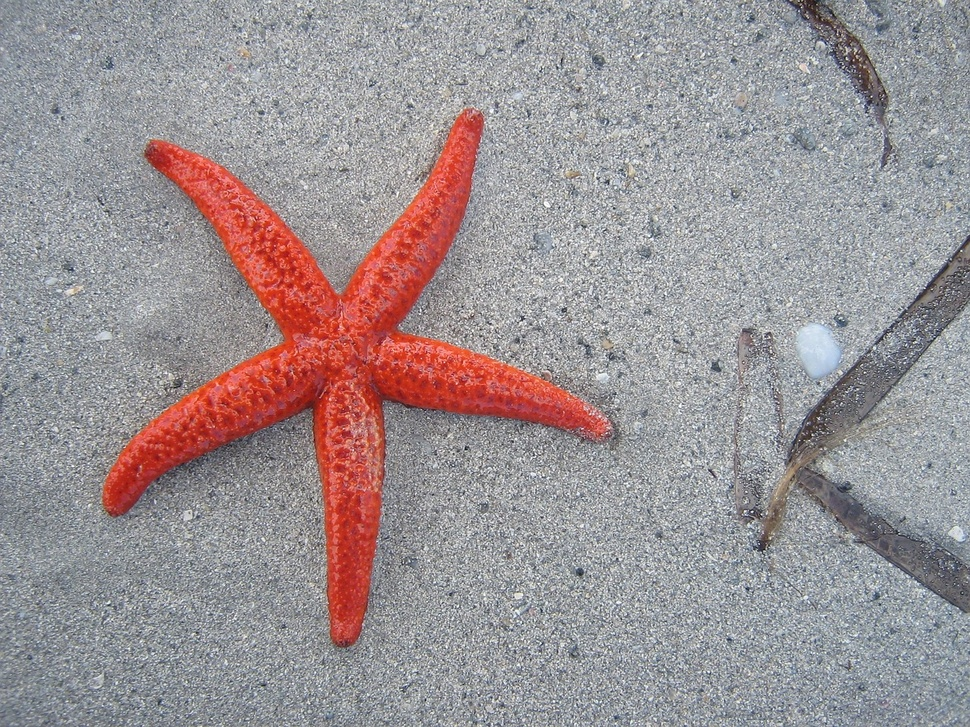
#> input picture starfish_1280_960.jpg, 970 x 727 px, shrunk from 1280 x 960 before the run
$ python color_segmentation.py
#> lines starting #> are read from the running program, lines starting #| are printed output that depends on the picture; after the words box and inside, x2 and y2 are one past the last pixel; in counts of white or black regions, pixels touching at a corner belong together
import cv2 as cv
import matplotlib.pyplot as plt
import numpy as np
import random as rng

src = cv.imread(cv.samples.findFile('starfish_1280_960.jpg', 1))
#> src is the input picture: shape (727, 970, 3); mean B, G, R 148.6, 146.1, 156
if src is None:
    print('Could not open or find the Image')
    exit(0)

blur = cv.blur(src, (5, 5))
blur1 = cv.GaussianBlur(blur, (5, 5), 0)


hsv = cv.cvtColor(src, cv.COLOR_BGR2HSV)
#> hsv: shape (727, 970, 3); mean H, S, V 90.8, 31.2, 163
low_blue = np.array([0, 55, 0])
high_blue = np.array([255, 250, 255])
mask = cv.inRange(hsv, low_blue, high_blue)
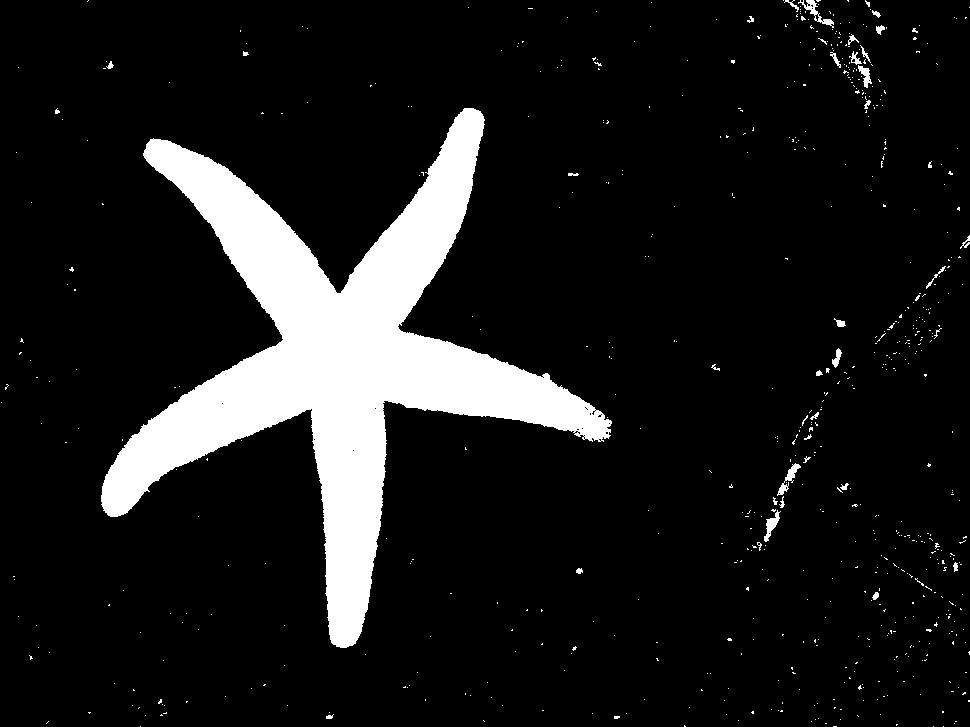
#> mask: shape (727, 970); 11% white; 669 white regions (635 under 20 px), largest, box (x1, y1, x2, y2) and area: (101, 108, 612, 648) 74071, (798, 0, 834, 28) 234, (777, 463, 801, 496) 221

res = cv.bitwise_and(src, src, mask=mask)
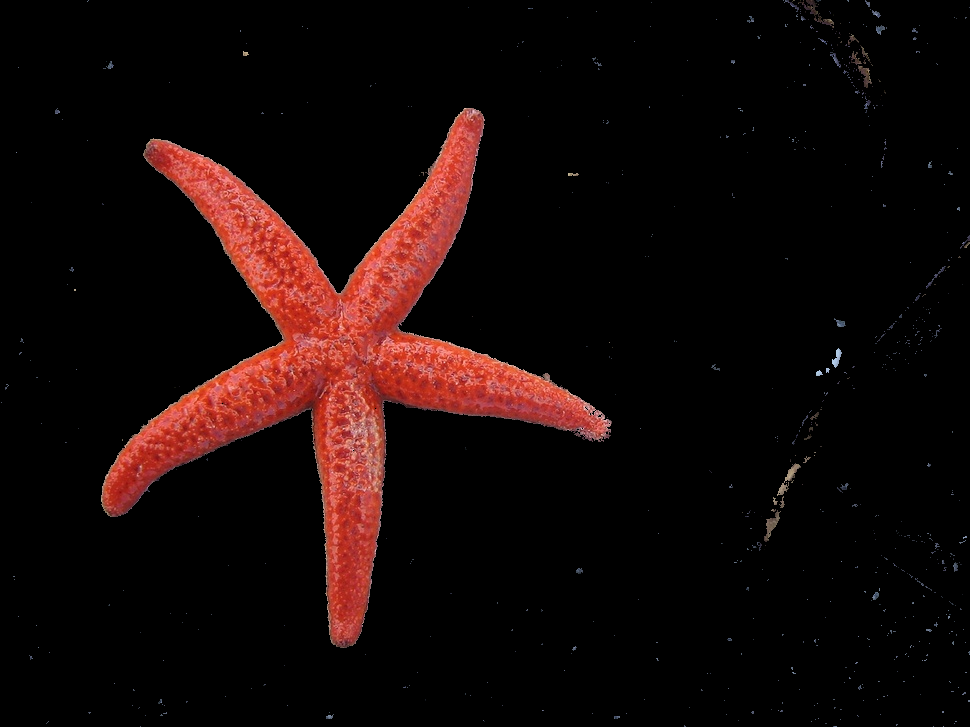
#> res: shape (727, 970, 3); mean B, G, R 7.1, 8.2, 20.7

# Beseitigung der Störungen
kernel = np.ones((3, 3), np.uint8)
opening = cv.morphologyEx(res, cv.MORPH_OPEN, kernel, iterations=5)
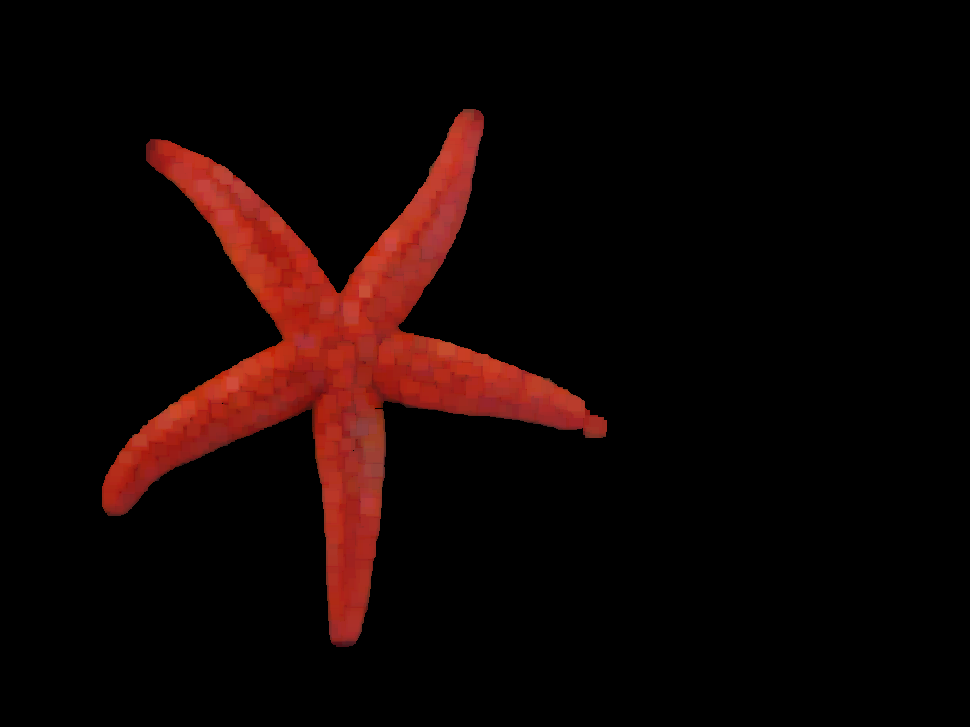
#> opening: shape (727, 970, 3); mean B, G, R 3.4, 4.7, 17.5
closing = cv.morphologyEx(opening, cv.MORPH_CLOSE, kernel, iterations=5)
cv.imwrite('closing_image.jpg', closing)

# Watershed zum Darstellen der Kanten
gray = cv.cvtColor(closing, cv.COLOR_BGR2GRAY)
sure_bg = cv.dilate(gray, kernel, iterations=10)
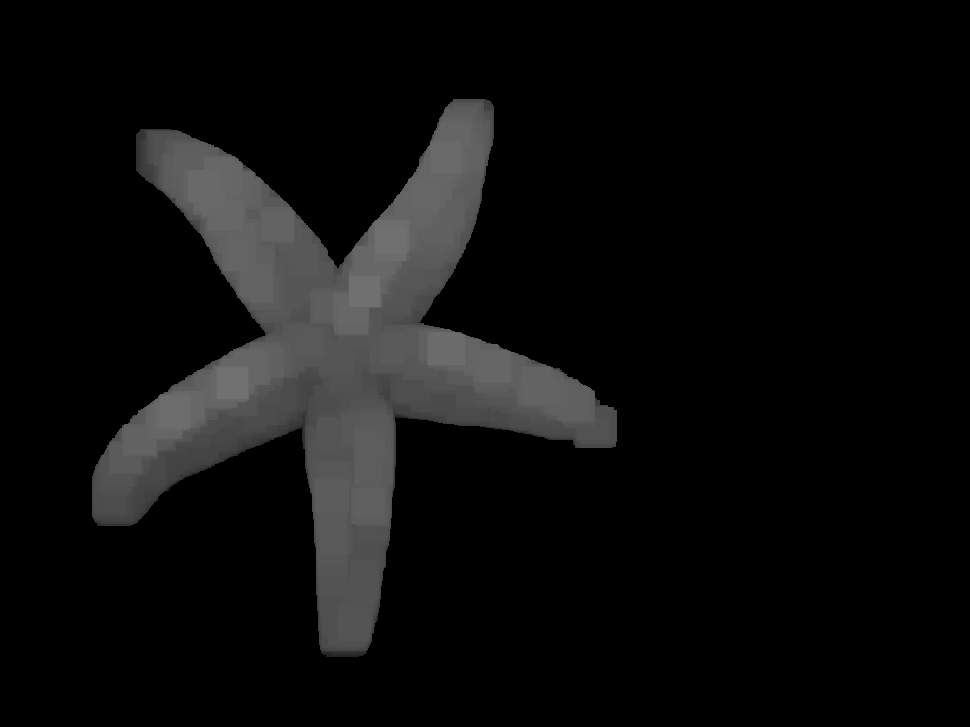
#> sure_bg: shape (727, 970); min 0, max 113, mean 13.1

dist_transform = cv.distanceTransform(gray, cv.DIST_L2, 5)
ret, sure_fg = cv.threshold(dist_transform, 0.7*dist_transform.max(), 255, 0)
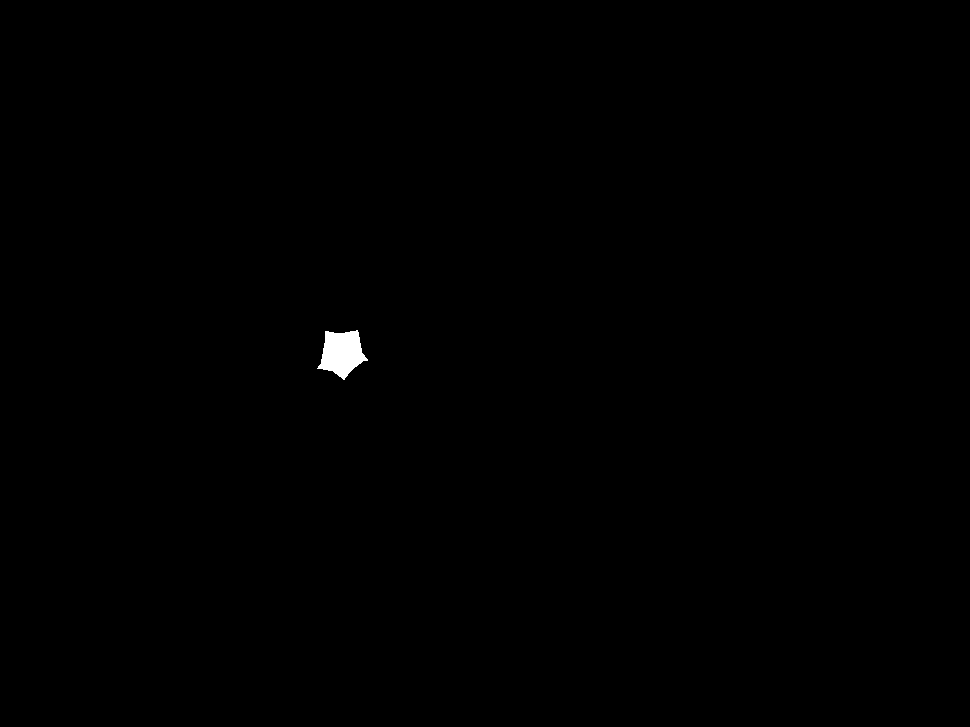
#> sure_fg: shape (727, 970) float32; 0.22% white; 1 white region, box (x1, y1, x2, y2) and area: (317, 330, 368, 380) 1569
#> ret = 46.18

sure_fg = np.uint8(sure_fg)
unknown = cv.subtract(sure_bg, sure_fg)

ret, markers = cv.connectedComponents(sure_fg)
#> ret = 2

markers = markers+1
markers[unknown == 255] = 0


markers = cv.watershed(hsv, markers)
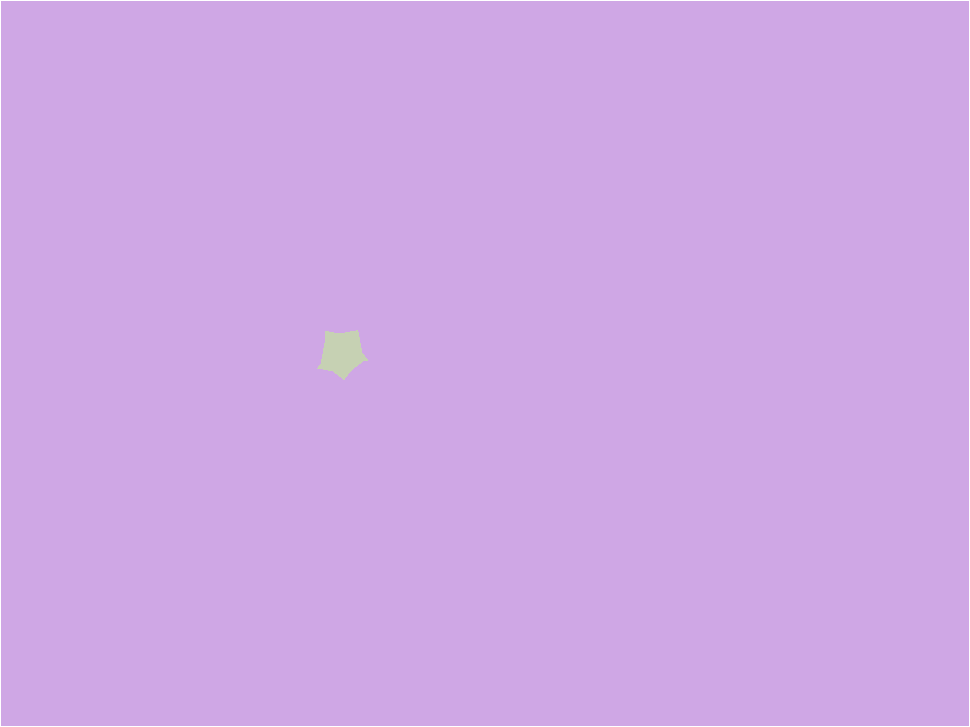
#> markers: shape (727, 970) int32; 3 distinct labels, from -1 to 2; one colour per label, 0 black, -1 white
hsv[markers == -1] = [0, 255, 255]
#> hsv: shape (727, 970, 3); mean H, S, V 90.3, 32.3, 163.5

# Darstellung
images = [src, blur1, gray, res, hsv]
titles = ['Original', 'Gauß Filter', '-----', 'Color Segmentation', '']

for i in range(len(images)):
    if i != 4:
        images[i] = cv.cvtColor(images[i], cv.COLOR_BGR2RGB)
    else:
        images[i] = cv.cvtColor(images[i], cv.COLOR_HSV2RGB)
    plt.subplot(3, 3, i + 1), plt.imshow(images[i], cmap='gray')
    plt.title(titles[i]), plt.xticks([]), plt.yticks([])
#> this loop made 5 passes
#> after the loop, images = 5 items

plt.show()
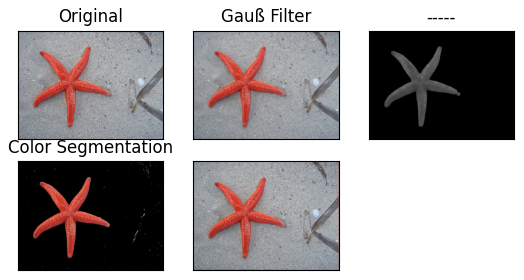
#> figure drawn by matplotlib, 5 panels
